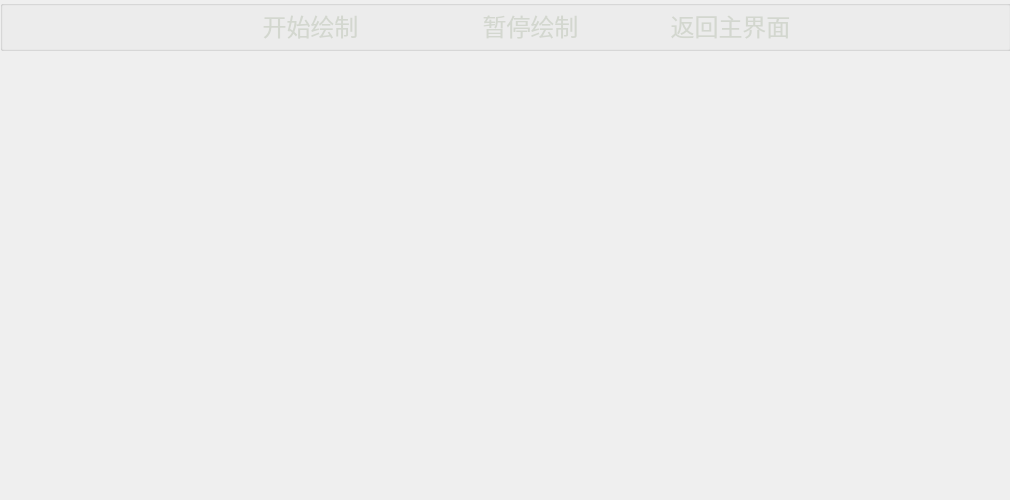
<?xml version="1.0" encoding="UTF-8"?>
<ui version="4.0">
 <class>two</class>
 <widget class="QDialog" name="two">
  <property name="geometry">
   <rect>
    <x>0</x>
    <y>0</y>
    <width>1010</width>
    <height>500</height>
   </rect>
  </property>
  <property name="minimumSize">
   <size>
    <width>1010</width>
    <height>500</height>
   </size>
  </property>
  <property name="maximumSize">
   <size>
    <width>1010</width>
    <height>550</height>
   </size>
  </property>
  <property name="windowTitle">
   <string>图表显示</string>
  </property>
  <property name="windowIcon">
   <iconset resource="icon.qrc">
    <normaloff>:/1/app.png</normaloff>:/1/app.png</iconset>
  </property>
  <widget class="QGroupBox" name="groupBox">
   <property name="geometry">
    <rect>
     <x>0</x>
     <y>0</y>
     <width>1011</width>
     <height>51</height>
    </rect>
   </property>
   <property name="title">
    <string/>
   </property>
   <widget class="QPushButton" name="fanhui">
    <property name="geometry">
     <rect>
      <x>650</x>
      <y>0</y>
      <width>161</width>
      <height>51</height>
     </rect>
    </property>
    <property name="font">
     <font>
      <pointsize>18</pointsize>
     </font>
    </property>
    <property name="cursor">
     <cursorShape>OpenHandCursor</cursorShape>
    </property>
    <property name="styleSheet">
     <string notr="true">QPushButton
{
	background: transparent; 
	border: none; 
	color: rgb(211, 215, 207)

}</string>
    </property>
    <property name="text">
     <string>返回主界面</string>
    </property>
    <property name="icon">
     <iconset resource="icon.qrc">
      <normaloff>:/4/fanhui1.png</normaloff>:/4/fanhui1.png</iconset>
    </property>
    <property name="iconSize">
     <size>
      <width>36</width>
      <height>36</height>
     </size>
    </property>
   </widget>
   <widget class="QPushButton" name="fanhui_2">
    <property name="geometry">
     <rect>
      <x>220</x>
      <y>0</y>
      <width>181</width>
      <height>51</height>
     </rect>
    </property>
    <property name="font">
     <font>
      <pointsize>18</pointsize>
     </font>
    </property>
    <property name="cursor">
     <cursorShape>PointingHandCursor</cursorShape>
    </property>
    <property name="styleSheet">
     <string notr="true">QPushButton
{
	background: transparent; 
	border: none; 
	color: rgb(211, 215, 207)

}</string>
    </property>
    <property name="text">
     <string>开始绘制</string>
    </property>
    <property name="icon">
     <iconset resource="icon.qrc">
      <normaloff>:/1/huizhi.png</normaloff>:/1/huizhi.png</iconset>
    </property>
    <property name="iconSize">
     <size>
      <width>36</width>
      <height>36</height>
     </size>
    </property>
   </widget>
   <widget class="QPushButton" name="fanhui_3">
    <property name="geometry">
     <rect>
      <x>440</x>
      <y>0</y>
      <width>181</width>
      <height>51</height>
     </rect>
    </property>
    <property name="font">
     <font>
      <pointsize>18</pointsize>
     </font>
    </property>
    <property name="cursor">
     <cursorShape>PointingHandCursor</cursorShape>
    </property>
    <property name="styleSheet">
     <string notr="true">QPushButton
{
	background: transparent; 
	border: none; 
	color: rgb(211, 215, 207)

}</string>
    </property>
    <property name="text">
     <string>暂停绘制</string>
    </property>
    <property name="icon">
     <iconset resource="icon.qrc">
      <normaloff>:/1/zantinghuizhi.png</normaloff>:/1/zantinghuizhi.png</iconset>
    </property>
    <property name="iconSize">
     <size>
      <width>30</width>
      <height>30</height>
     </size>
    </property>
   </widget>
  </widget>
  <widget class="QCustomPlot" name="widget1" native="true">
   <property name="geometry">
    <rect>
     <x>0</x>
     <y>50</y>
     <width>500</width>
     <height>221</height>
    </rect>
   </property>
   <property name="styleSheet">
    <string notr="true">
gridline-color: rgb(145, 101, 255);</string>
   </property>
  </widget>
  <widget class="QCustomPlot" name="widget2" native="true">
   <property name="geometry">
    <rect>
     <x>510</x>
     <y>50</y>
     <width>500</width>
     <height>221</height>
    </rect>
   </property>
   <property name="styleSheet">
    <string notr="true">gridline-color: rgb(145, 101, 255);</string>
   </property>
  </widget>
  <widget class="QCustomPlot" name="widget3" native="true">
   <property name="geometry">
    <rect>
     <x>0</x>
     <y>270</y>
     <width>500</width>
     <height>231</height>
    </rect>
   </property>
   <property name="styleSheet">
    <string notr="true">gridline-color: rgb(145, 101, 255);</string>
   </property>
  </widget>
  <widget class="QCustomPlot" name="widget4" native="true">
   <property name="geometry">
    <rect>
     <x>510</x>
     <y>270</y>
     <width>500</width>
     <height>231</height>
    </rect>
   </property>
   <property name="styleSheet">
    <string notr="true">gridline-color: rgb(145, 101, 255);</string>
   </property>
  </widget>
 </widget>
 <customwidgets>
  <customwidget>
   <class>QCustomPlot</class>
   <extends>QWidget</extends>
   <header>qcustomplot.h</header>
   <container>1</container>
  </customwidget>
 </customwidgets>
 <resources>
  <include location="icon.qrc"/>
 </resources>
 <connections/>
</ui>
